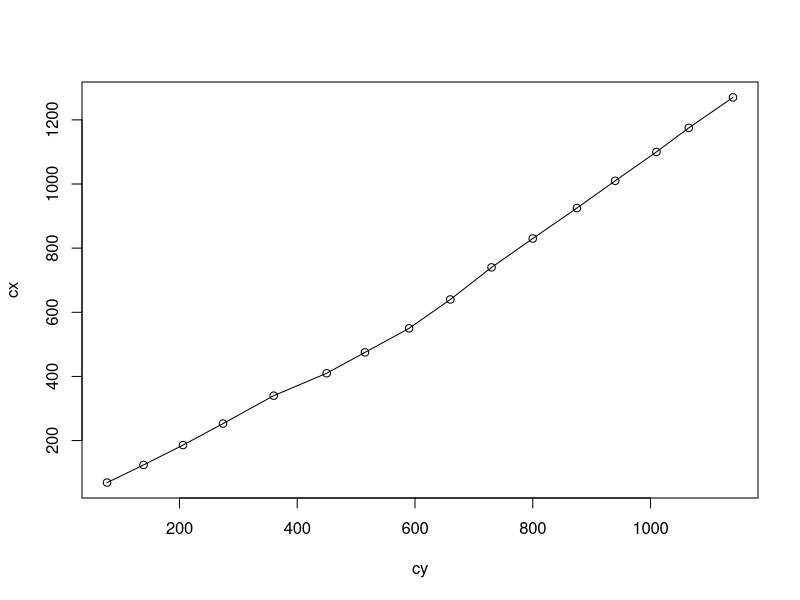

Reproduce this figure in R.
# page no: 127

X = c(69., 55., 62., 67., 87., 70., 65., 75., 90., 100., 90., 95., 85., 90., 75., 95.);   
Y = c(77., 62., 67., 68., 86., 90., 65., 75, 70, 70, 70 ,75 ,65 ,70, 55, 75); 
cx = vector(length = 16)
cx[1] = 69;
for (i in 2:16) cx[i] = cx[i-1]+X[i];
cy = vector(length = 16)
cy[1] = 77;
for (i in 2:16) cy[i] = cy[i-1]+Y[i];
Q = c(1970., 1971., 1972., 1973., 1974., 1975., 1976., 1977.);
O = c(95., 75., 90., 85., 95., 90., 100., 90.);
A = vector(length = 8)
for (i in 1:8) A[i] = 0.7051*O[i];
for (i in 1:8) cat(Q[i],O[i],A[i], '\n');
plot(cy, cx, type='o')
